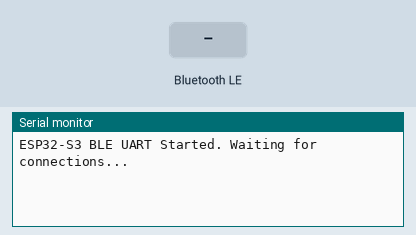
The sketch below on a simulated ESP32-S3. Parts: the last lines printed to the serial monitor. The inputs (shaded band) are chosen by the test bench. Nothing arrives over Bluetooth unless stated; a phone connects over Bluetooth LE 3 s after start.

Above: at 1.2 s.
1.3 s: Bluetooth LE write "1" received
At 2.5 s:
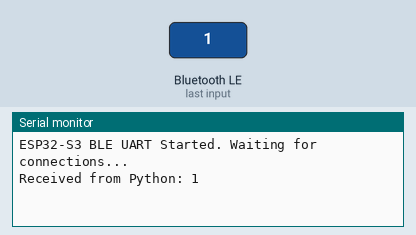
2.8 s: Bluetooth LE write "0" received
At 3.9 s:
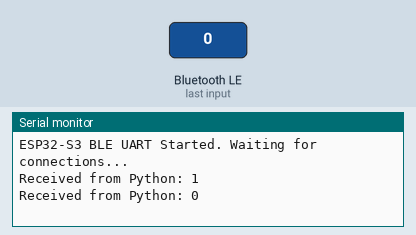
4.3 s: Bluetooth LE write "2" received
At 5.0 s:
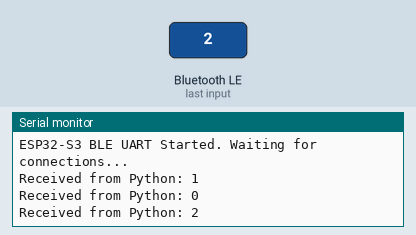

Measured:
- after the input at 1.3 s, the serial monitor: prints a new line after 0.05 s (image 1)
- after the input at 2.8 s, the serial monitor: prints a new line after 0.05 s (image 2)
- after the input at 4.3 s, the serial monitor: prints a new line after 0.05 s (image 3)

The sketch:

bt-receiver.ino
```cpp
#include <BLEDevice.h>
#include <BLEServer.h>
#include <BLEUtils.h>
#include <BLE2902.h>

// The standard Nordic UART Service (NUS) UUIDs
#define SERVICE_UUID           "6E400001-B5A3-F393-E0A9-E50E24DCCA9E" // UART Service
#define CHARACTERISTIC_UUID_RX "6E400002-B5A3-F393-E0A9-E50E24DCCA9E" // RX Characteristic (ESP32 Receives)

class MyCallbacks: public BLECharacteristicCallbacks {
    void onWrite(BLECharacteristic *pCharacteristic) {
      String rxValue = pCharacteristic->getValue();

      if (rxValue.length() > 0) {
        Serial.print("Received from Python: ");
        for (int i = 0; i < rxValue.length(); i++) {
          Serial.print(rxValue[i]);
        }
        Serial.println(); // Add a newline in the serial monitor
      }
    }
};

void setup() {
  Serial.begin(115200);

  // Name the device
  BLEDevice::init("ESP32S3_BLE_UART");

  // Create the BLE Server
  BLEServer *pServer = BLEDevice::createServer();

  // Create the BLE Service using the NUS UUID
  BLEService *pService = pServer->createService(SERVICE_UUID);

  // Create a BLE Characteristic for Receiving Data (RX)
  BLECharacteristic *pRxCharacteristic = pService->createCharacteristic(
                       CHARACTERISTIC_UUID_RX,
                       BLECharacteristic::PROPERTY_WRITE
                     );

  // Assign the callback so we can print what we receive
  pRxCharacteristic->setCallbacks(new MyCallbacks());

  // Start the service
  pService->start();

  // Start advertising
  BLEAdvertising *pAdvertising = BLEDevice::getAdvertising();
  pAdvertising->addServiceUUID(SERVICE_UUID);
  pAdvertising->setScanResponse(true);
  BLEDevice::startAdvertising();

  Serial.println("ESP32-S3 BLE UART Started. Waiting for connections...");
}

void loop() {
  delay(2000);
}
```
